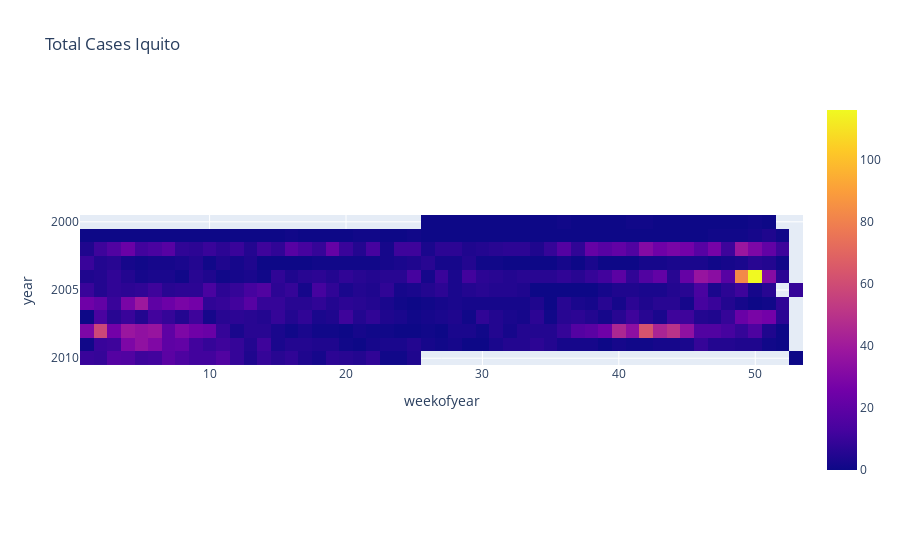

Here is the notebook cell this chart was saved with:
### Code cell
iq = labels_iq.groupby(["year", "weekofyear"]).mean(numeric_only=True).unstack().sort_index(ascending=False)
iq.columns = iq.columns.droplevel()

fig = px.imshow(iq, title="Total Cases Iquito")
fig.show()

### Figure 1 — Plotly figure (JSON) as saved in the notebook; plotly's stock layout.template omitted (floating-point values rounded to 4 significant figures; data arrays with more than 128 entries replaced by an {"elided": "..."} marker saying what was removed)
{"data": [{"coloraxis": "coloraxis", "hovertemplate": "weekofyear: %{x}<br>year: %{y}<br>color: %{z}<extra></extra>", "name": "0", "type": "heatmap", "x": [1, 2, 3, 4, 5, 6, 7, 8, 9, 10, 11, 12, 13, 14, 15, 16, 17, 18, 19, 20, 21, 22, 23, 24, 25, 26, 27, 28, 29, 30, 31, 32, 33, 34, 35, 36, 37, 38, 39, 40, 41, 42, 43, 44, 45, 46, 47, 48, 49, 50, 51, 52, 53], "xaxis": "x", "y": [2010, 2009, 2008, 2007, 2006, 2005, 2004, 2003, 2002, 2001, 2000], "yaxis": "y", "z": {"elided": "11x53 int values"}}], "layout": {"coloraxis": {"colorscale": [[0, "#0d0887"], [0.1111, "#46039f"], [0.2222, "#7201a8"], [0.3333, "#9c179e"], [0.4444, "#bd3786"], [0.5556, "#d8576b"], [0.6667, "#ed7953"], [0.7778, "#fb9f3a"], [0.8889, "#fdca26"], [1, "#f0f921"]]}, "title": {"text": "Total Cases Iquito"}, "xaxis": {"anchor": "y", "constrain": "domain", "domain": [0, 1], "scaleanchor": "y", "title": {"text": "weekofyear"}}, "yaxis": {"anchor": "x", "autorange": "reversed", "constrain": "domain", "domain": [0, 1], "title": {"text": "year"}}}}
